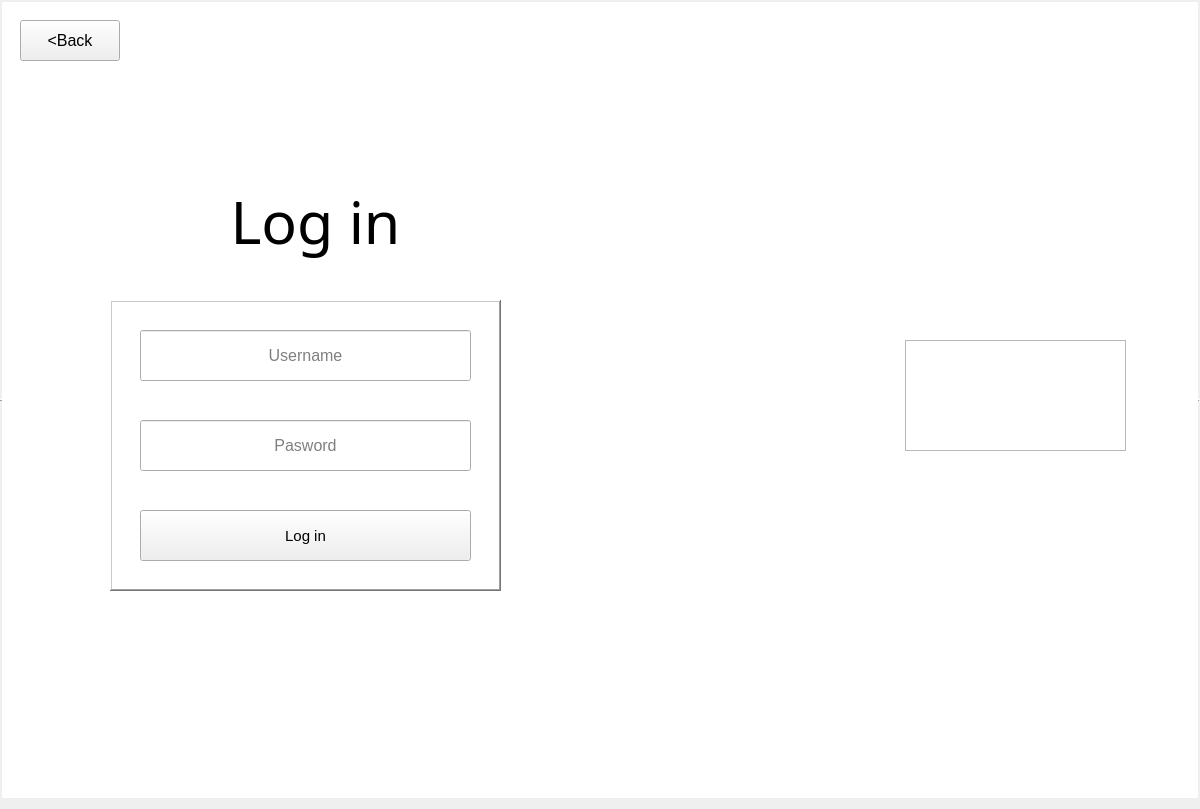
    <widget class="QWidget" name="loginPage">
     <property name="maximumSize">
      <size>
       <width>1200</width>
       <height>16777215</height>
      </size>
     </property>
     <widget class="QGraphicsView" name="loginPage_2">
      <property name="geometry">
       <rect>
        <x>0</x>
        <y>0</y>
        <width>1200</width>
        <height>800</height>
       </rect>
      </property>
      <property name="minimumSize">
       <size>
        <width>1200</width>
        <height>800</height>
       </size>
      </property>
      <property name="maximumSize">
       <size>
        <width>1200</width>
        <height>800</height>
       </size>
      </property>
      <property name="autoFillBackground">
       <bool>false</bool>
      </property>
      <property name="styleSheet">
       <string notr="true">border-image: url(:/img/resource/271694.jpg);</string>
      </property>
      <property name="frameShape">
       <enum>QFrame::HLine</enum>
      </property>
      <property name="frameShadow">
       <enum>QFrame::Raised</enum>
      </property>
     </widget>
     <widget class="QLabel" name="loginPagTitle">
      <property name="geometry">
       <rect>
        <x>210</x>
        <y>170</y>
        <width>211</width>
        <height>101</height>
       </rect>
      </property>
      <property name="font">
       <font>
        <family>Stencil</family>
        <pointsize>44</pointsize>
        <weight>50</weight>
        <bold>false</bold>
       </font>
      </property>
      <property name="text">
       <string>Log in</string>
      </property>
      <property name="alignment">
       <set>Qt::AlignCenter</set>
      </property>
     </widget>
     <widget class="QPushButton" name="loginPageLoginButton">
      <property name="geometry">
       <rect>
        <x>140</x>
        <y>510</y>
        <width>331</width>
        <height>51</height>
       </rect>
      </property>
      <property name="font">
       <font>
        <pointsize>11</pointsize>
        <weight>50</weight>
        <italic>false</italic>
        <bold>false</bold>
        <strikeout>false</strikeout>
       </font>
      </property>
      <property name="cursor">
       <cursorShape>PointingHandCursor</cursorShape>
      </property>
      <property name="text">
       <string>Log in</string>
      </property>
      <property name="checkable">
       <bool>false</bool>
      </property>
      <property name="default">
       <bool>false</bool>
      </property>
      <property name="flat">
       <bool>false</bool>
      </property>
     </widget>
     <widget class="QPushButton" name="loginPageBackButton">
      <property name="geometry">
       <rect>
        <x>20</x>
        <y>20</y>
        <width>100</width>
        <height>41</height>
       </rect>
      </property>
      <property name="font">
       <font>
        <pointsize>12</pointsize>
        <weight>50</weight>
        <bold>false</bold>
       </font>
      </property>
      <property name="text">
       <string>&lt;Back</string>
      </property>
     </widget>
     <widget class="QLineEdit" name="loginPagePassword">
      <property name="geometry">
       <rect>
        <x>140</x>
        <y>420</y>
        <width>331</width>
        <height>51</height>
       </rect>
      </property>
      <property name="font">
       <font>
        <pointsize>12</pointsize>
       </font>
      </property>
      <property name="echoMode">
       <enum>QLineEdit::Password</enum>
      </property>
      <property name="alignment">
       <set>Qt::AlignCenter</set>
      </property>
      <property name="placeholderText">
       <string>Pasword</string>
      </property>
     </widget>
     <widget class="QLineEdit" name="loginPageUsername">
      <property name="geometry">
       <rect>
        <x>140</x>
        <y>330</y>
        <width>331</width>
        <height>51</height>
       </rect>
      </property>
      <property name="font">
       <font>
        <pointsize>12</pointsize>
       </font>
      </property>
      <property name="focusPolicy">
       <enum>Qt::StrongFocus</enum>
      </property>
      <property name="autoFillBackground">
       <bool>false</bool>
      </property>
      <property name="alignment">
       <set>Qt::AlignCenter</set>
      </property>
      <property name="placeholderText">
       <string>Username</string>
      </property>
     </widget>
     <widget class="QGraphicsView" name="graphicsView">
      <property name="geometry">
       <rect>
        <x>110</x>
        <y>300</y>
        <width>391</width>
        <height>291</height>
       </rect>
      </property>
      <property name="frameShape">
       <enum>QFrame::WinPanel</enum>
      </property>
      <property name="frameShadow">
       <enum>QFrame::Raised</enum>
      </property>
     </widget>
     <widget class="QGraphicsView" name="FoodiePalaceLogo_2">
      <property name="geometry">
       <rect>
        <x>905</x>
        <y>340</y>
        <width>221</width>
        <height>111</height>
       </rect>
      </property>
      <property name="styleSheet">
       <string notr="true">border-image: url(:/img/resource/logo.png);</string>
      </property>
     </widget>
     <zorder>loginPage_2</zorder>
     <zorder>graphicsView</zorder>
     <zorder>loginPagTitle</zorder>
     <zorder>loginPageLoginButton</zorder>
     <zorder>loginPageBackButton</zorder>
     <zorder>loginPagePassword</zorder>
     <zorder>loginPageUsername</zorder>
     <zorder>FoodiePalaceLogo_2</zorder>
    </widget>
